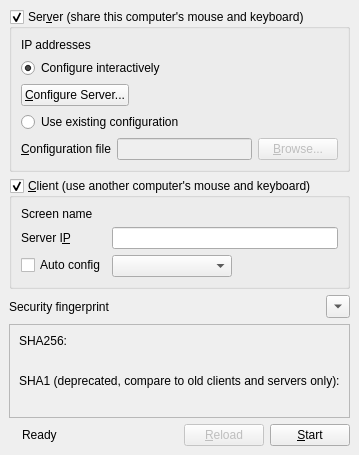
<?xml version="1.0" encoding="UTF-8"?>
<ui version="4.0">
 <class>MainWindow</class>
 <widget class="QMainWindow" name="MainWindow">
  <property name="sizePolicy">
   <sizepolicy hsizetype="Expanding" vsizetype="Expanding">
    <horstretch>0</horstretch>
    <verstretch>0</verstretch>
   </sizepolicy>
  </property>
  <property name="windowTitle">
   <string>InputLeap</string>
  </property>
  <widget class="QWidget" name="centralwidget">
   <layout class="QVBoxLayout" name="verticalLayout_2">
    <property name="sizeConstraint">
     <enum>QLayout::SetDefaultConstraint</enum>
    </property>
    <item>
     <widget class="QGroupBox" name="m_pGroupServer">
      <property name="sizePolicy">
       <sizepolicy hsizetype="Preferred" vsizetype="Preferred">
        <horstretch>0</horstretch>
        <verstretch>0</verstretch>
       </sizepolicy>
      </property>
      <property name="title">
       <string>Ser&amp;ver (share this computer's mouse and keyboard)</string>
      </property>
      <property name="checkable">
       <bool>true</bool>
      </property>
      <property name="checked">
       <bool>true</bool>
      </property>
      <layout class="QVBoxLayout">
       <item>
        <layout class="QFormLayout" name="formLayout">
         <property name="fieldGrowthPolicy">
          <enum>QFormLayout::AllNonFixedFieldsGrow</enum>
         </property>
         <item row="0" column="0">
          <widget class="QLabel" name="label_2">
           <property name="text">
            <string>IP addresses</string>
           </property>
          </widget>
         </item>
         <item row="0" column="1">
          <widget class="QLabel" name="m_pLabelIpAddresses">
           <property name="text">
            <string notr="true"/>
           </property>
          </widget>
         </item>
        </layout>
       </item>
       <item>
        <widget class="QRadioButton" name="m_pRadioInternalConfig">
         <property name="text">
          <string>Configure interactively</string>
         </property>
         <property name="checked">
          <bool>true</bool>
         </property>
        </widget>
       </item>
       <item>
        <layout class="QHBoxLayout" name="horizontalLayout_4">
         <item>
          <widget class="QPushButton" name="m_pButtonConfigureServer">
           <property name="text">
            <string>&amp;Configure Server...</string>
           </property>
          </widget>
         </item>
         <item>
          <spacer>
           <property name="orientation">
            <enum>Qt::Horizontal</enum>
           </property>
           <property name="sizeHint" stdset="0">
            <size>
             <width>40</width>
             <height>20</height>
            </size>
           </property>
          </spacer>
         </item>
        </layout>
       </item>
       <item>
        <widget class="QRadioButton" name="m_pRadioExternalConfig">
         <property name="text">
          <string>Use existing configuration</string>
         </property>
        </widget>
       </item>
       <item>
        <layout class="QHBoxLayout">
         <item>
          <widget class="QLabel" name="m_pLabelConfigurationFile">
           <property name="text">
            <string>&amp;Configuration file</string>
           </property>
           <property name="buddy">
            <cstring>m_pLineEditConfigFile</cstring>
           </property>
          </widget>
         </item>
         <item>
          <widget class="QLineEdit" name="m_pLineEditConfigFile">
           <property name="enabled">
            <bool>false</bool>
           </property>
          </widget>
         </item>
         <item>
          <widget class="QPushButton" name="m_pButtonBrowseConfigFile">
           <property name="enabled">
            <bool>false</bool>
           </property>
           <property name="text">
            <string>&amp;Browse...</string>
           </property>
          </widget>
         </item>
        </layout>
       </item>
      </layout>
     </widget>
    </item>
    <item>
     <widget class="QGroupBox" name="m_pGroupClient">
      <property name="sizePolicy">
       <sizepolicy hsizetype="Preferred" vsizetype="Preferred">
        <horstretch>0</horstretch>
        <verstretch>0</verstretch>
       </sizepolicy>
      </property>
      <property name="title">
       <string>&amp;Client (use another computer's mouse and keyboard)</string>
      </property>
      <property name="checkable">
       <bool>true</bool>
      </property>
      <property name="checked">
       <bool>true</bool>
      </property>
      <layout class="QFormLayout" name="formLayout_3">
       <property name="fieldGrowthPolicy">
        <enum>QFormLayout::AllNonFixedFieldsGrow</enum>
       </property>
       <item row="0" column="0">
        <widget class="QLabel" name="label_5">
         <property name="text">
          <string>Screen name</string>
         </property>
        </widget>
       </item>
       <item row="0" column="1">
        <widget class="QLabel" name="m_pLabelScreenName">
         <property name="text">
          <string notr="true"/>
         </property>
        </widget>
       </item>
       <item row="2" column="0">
        <widget class="QLabel" name="m_pLabelServerName">
         <property name="text">
          <string>Server I&amp;P</string>
         </property>
         <property name="buddy">
          <cstring>m_pLineEditHostname</cstring>
         </property>
        </widget>
       </item>
       <item row="2" column="1">
        <widget class="QLineEdit" name="m_pLineEditHostname"/>
       </item>
       <item row="3" column="0">
        <widget class="QCheckBox" name="m_pCheckBoxAutoConfig">
         <property name="text">
          <string>Auto config</string>
         </property>
        </widget>
       </item>
       <item row="3" column="1">
        <widget class="QComboBox" name="m_pComboServerList">
         <property name="sizePolicy">
          <sizepolicy hsizetype="Maximum" vsizetype="Preferred">
           <horstretch>0</horstretch>
           <verstretch>0</verstretch>
          </sizepolicy>
         </property>
         <property name="minimumSize">
          <size>
           <width>120</width>
           <height>0</height>
          </size>
         </property>
        </widget>
       </item>
      </layout>
     </widget>
    </item>
    <item>
     <layout class="QHBoxLayout" name="horizontalLayout_3">
      <item>
       <widget class="QLabel" name="m_pLabelFingerprint">
        <property name="sizePolicy">
         <sizepolicy hsizetype="Maximum" vsizetype="Preferred">
          <horstretch>0</horstretch>
          <verstretch>0</verstretch>
         </sizepolicy>
        </property>
        <property name="text">
         <string>Security fingerprint</string>
        </property>
       </widget>
      </item>
      <item>
       <widget class="QLabel" name="m_pLabelLocalFingerprint">
        <property name="text">
         <string/>
        </property>
        <property name="textFormat">
         <enum>Qt::PlainText</enum>
        </property>
       </widget>
      </item>
      <item>
       <widget class="QToolButton" name="toolbutton_show_fingerprint">
        <property name="text">
         <string>...</string>
        </property>
        <property name="arrowType">
         <enum>Qt::DownArrow</enum>
        </property>
       </widget>
      </item>
     </layout>
    </item>
    <item>
     <widget class="QFrame" name="frame_fingerprint_details">
      <property name="frameShape">
       <enum>QFrame::StyledPanel</enum>
      </property>
      <property name="frameShadow">
       <enum>QFrame::Raised</enum>
      </property>
      <layout class="QGridLayout" name="gridLayout">
       <property name="sizeConstraint">
        <enum>QLayout::SetMinimumSize</enum>
       </property>
       <item row="1" column="1">
        <widget class="QLabel" name="label_sha256_randomart">
         <property name="font">
          <font>
           <family>Courier</family>
          </font>
         </property>
         <property name="text">
          <string/>
         </property>
         <property name="textInteractionFlags">
          <set>Qt::LinksAccessibleByMouse|Qt::TextSelectableByMouse</set>
         </property>
        </widget>
       </item>
       <item row="2" column="0" colspan="2">
        <widget class="QLabel" name="label_sha1">
         <property name="text">
          <string>SHA1 (deprecated, compare to old clients and servers only):</string>
         </property>
        </widget>
       </item>
       <item row="3" column="0" colspan="2">
        <widget class="QLabel" name="label_sha1_fingerprint_full">
         <property name="text">
          <string/>
         </property>
         <property name="textInteractionFlags">
          <set>Qt::LinksAccessibleByMouse|Qt::TextSelectableByMouse</set>
         </property>
        </widget>
       </item>
       <item row="0" column="0" colspan="2">
        <widget class="QLabel" name="label_sha256">
         <property name="text">
          <string>SHA256:</string>
         </property>
        </widget>
       </item>
       <item row="1" column="0">
        <widget class="QLabel" name="label_sha256_fingerprint_full">
         <property name="text">
          <string/>
         </property>
         <property name="textInteractionFlags">
          <set>Qt::LinksAccessibleByMouse|Qt::TextSelectableByMouse</set>
         </property>
        </widget>
       </item>
      </layout>
     </widget>
    </item>
    <item>
     <layout class="QHBoxLayout" name="horizontalLayout">
      <property name="sizeConstraint">
       <enum>QLayout::SetDefaultConstraint</enum>
      </property>
      <item>
       <widget class="QLabel" name="m_pLabelPadlock">
        <property name="enabled">
         <bool>true</bool>
        </property>
        <property name="text">
         <string/>
        </property>
       </widget>
      </item>
      <item>
       <widget class="QLabel" name="m_pStatusLabel">
        <property name="text">
         <string>Ready</string>
        </property>
       </widget>
      </item>
      <item>
       <spacer name="spacer">
        <property name="orientation">
         <enum>Qt::Horizontal</enum>
        </property>
        <property name="sizeHint" stdset="0">
         <size>
          <width>40</width>
          <height>20</height>
         </size>
        </property>
       </spacer>
      </item>
      <item>
       <widget class="QPushButton" name="m_pButtonReload">
        <property name="enabled">
         <bool>false</bool>
        </property>
        <property name="text">
         <string>&amp;Reload</string>
        </property>
       </widget>
      </item>
      <item>
       <widget class="QPushButton" name="m_pButtonToggleStart">
        <property name="text">
         <string>&amp;Start</string>
        </property>
       </widget>
      </item>
     </layout>
    </item>
   </layout>
  </widget>
  <action name="m_pActionAbout">
   <property name="text">
    <string>&amp;About InputLeap...</string>
   </property>
   <property name="shortcut">
    <string notr="true"/>
   </property>
   <property name="menuRole">
    <enum>QAction::AboutRole</enum>
   </property>
  </action>
  <action name="m_pActionQuit">
   <property name="text">
    <string>&amp;Quit</string>
   </property>
   <property name="statusTip">
    <string>Quit</string>
   </property>
   <property name="shortcut">
    <string notr="true">Ctrl+Q</string>
   </property>
   <property name="menuRole">
    <enum>QAction::QuitRole</enum>
   </property>
  </action>
  <action name="m_pActionStartCmdApp">
   <property name="text">
    <string>&amp;Start</string>
   </property>
   <property name="statusTip">
    <string>Run</string>
   </property>
   <property name="shortcut">
    <string notr="true">Ctrl+S</string>
   </property>
  </action>
  <action name="m_pActionStopCmdApp">
   <property name="enabled">
    <bool>false</bool>
   </property>
   <property name="text">
    <string>S&amp;top</string>
   </property>
   <property name="statusTip">
    <string>Stop</string>
   </property>
   <property name="shortcut">
    <string notr="true">Ctrl+T</string>
   </property>
  </action>
  <action name="m_pActionMinimize">
   <property name="text">
    <string>&amp;Hide</string>
   </property>
   <property name="toolTip">
    <string>Hide</string>
   </property>
   <property name="shortcut">
    <string notr="true">F5</string>
   </property>
  </action>
  <action name="m_pActionRestore">
   <property name="text">
    <string>&amp;Show</string>
   </property>
   <property name="toolTip">
    <string>Show</string>
   </property>
   <property name="shortcut">
    <string notr="true"/>
   </property>
  </action>
  <action name="m_pActionSave">
   <property name="text">
    <string>S&amp;ave configuration</string>
   </property>
   <property name="statusTip">
    <string>Save the interactively generated server configuration to a file.</string>
   </property>
   <property name="shortcut">
    <string notr="true">Ctrl+Alt+S</string>
   </property>
  </action>
  <action name="m_pActionSettings">
   <property name="text">
    <string>Change &amp;Settings</string>
   </property>
   <property name="statusTip">
    <string>Edit settings</string>
   </property>
   <property name="shortcut">
    <string notr="true">F4</string>
   </property>
   <property name="menuRole">
    <enum>QAction::PreferencesRole</enum>
   </property>
  </action>
  <action name="m_pActionShowLog">
   <property name="text">
    <string>Show &amp;Log</string>
   </property>
   <property name="toolTip">
    <string>Show Log</string>
   </property>
   <property name="shortcut">
    <string notr="true">F2</string>
   </property>
  </action>
  <action name="m_pActionReload">
   <property name="text">
    <string>&amp;Reload</string>
   </property>
   <property name="toolTip">
    <string>Reload app</string>
   </property>
   <property name="shortcut">
    <string notr="true"/>
   </property>
  </action>
 </widget>
 <resources>
  <include location="../res/InputLeap.qrc"/>
 </resources>
 <connections>
  <connection>
   <sender>m_pRadioExternalConfig</sender>
   <signal>toggled(bool)</signal>
   <receiver>m_pLineEditConfigFile</receiver>
   <slot>setEnabled(bool)</slot>
   <hints>
    <hint type="sourcelabel">
     <x>156</x>
     <y>179</y>
    </hint>
    <hint type="destinationlabel">
     <x>169</x>
     <y>209</y>
    </hint>
   </hints>
  </connection>
  <connection>
   <sender>m_pRadioExternalConfig</sender>
   <signal>toggled(bool)</signal>
   <receiver>m_pButtonBrowseConfigFile</receiver>
   <slot>setEnabled(bool)</slot>
   <hints>
    <hint type="sourcelabel">
     <x>353</x>
     <y>182</y>
    </hint>
    <hint type="destinationlabel">
     <x>356</x>
     <y>211</y>
    </hint>
   </hints>
  </connection>
  <connection>
   <sender>m_pRadioInternalConfig</sender>
   <signal>toggled(bool)</signal>
   <receiver>m_pButtonConfigureServer</receiver>
   <slot>setEnabled(bool)</slot>
   <hints>
    <hint type="sourcelabel">
     <x>204</x>
     <y>244</y>
    </hint>
    <hint type="destinationlabel">
     <x>212</x>
     <y>274</y>
    </hint>
   </hints>
  </connection>
  <connection>
   <sender>m_pButtonToggleStart</sender>
   <signal>clicked()</signal>
   <receiver>m_pActionStartCmdApp</receiver>
   <slot>trigger()</slot>
   <hints>
    <hint type="sourcelabel">
     <x>361</x>
     <y>404</y>
    </hint>
    <hint type="destinationlabel">
     <x>-1</x>
     <y>-1</y>
    </hint>
   </hints>
  </connection>
 </connections>
</ui>
